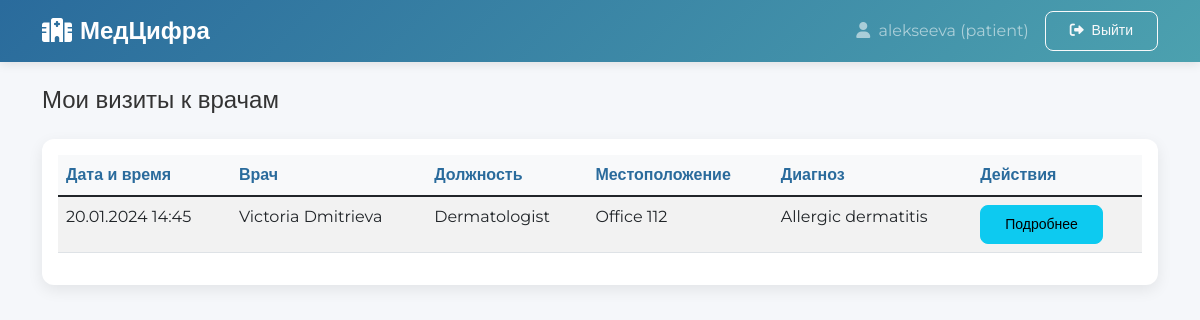
Page /patient/dashboard (signed in) on the earlier database version.
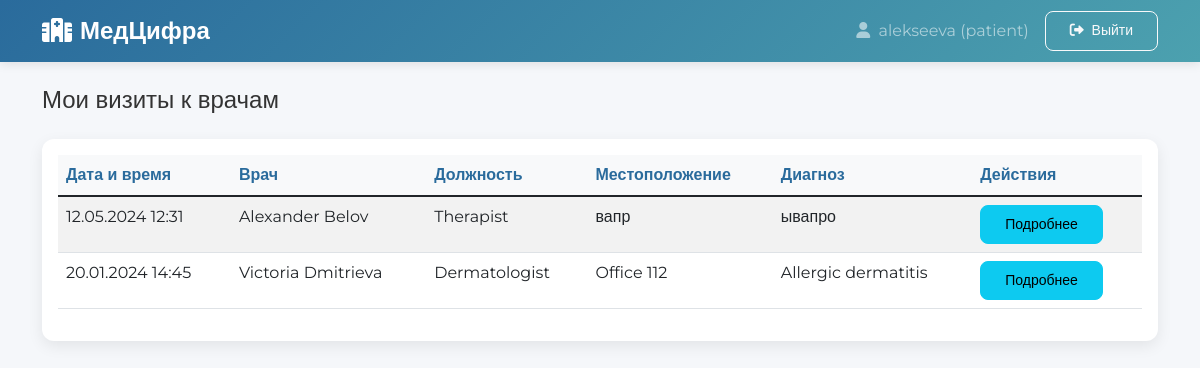
Same page on the later database version.
### models.py (models this page shows)
class Patient(db.Model):
    __tablename__ = "patients"
    id = db.Column(db.Integer, primary_key=True)
    first_name = db.Column(db.String(50), nullable=False)
    last_name = db.Column(db.String(50), nullable=False)
    gender = db.Column(db.Enum("M", "F"), nullable=False)
    date_of_birth = db.Column(db.Date, nullable=False)
    address = db.Column(db.Text)
    login = db.Column(db.String(50), unique=True, nullable=False)
    password_hash = db.Column(db.String(255), nullable=False)
    created_at = db.Column(db.DateTime, default=datetime.utcnow)

class Visit(db.Model):
    __tablename__ = "visits"
    id = db.Column(db.Integer, primary_key=True)
    patient_id = db.Column(
        db.Integer, db.ForeignKey("patients.id", ondelete="CASCADE"), nullable=False
    )
    doctor_id = db.Column(
        db.Integer, db.ForeignKey("doctors.id", ondelete="CASCADE"), nullable=False
    )
    date = db.Column(db.DateTime, nullable=False)
    location = db.Column(db.String(100))
    symptoms = db.Column(db.Text)
    diagnosis = db.Column(db.Text)
    prescriptions = db.Column(db.Text)
    created_at = db.Column(db.DateTime, default=datetime.utcnow)
    patient = db.relationship("Patient", backref="visits", lazy=True)
    doctor = db.relationship("Doctor", backref="visits", lazy=True)

class Doctor(db.Model):
    __tablename__ = "doctors"
    id = db.Column(db.Integer, primary_key=True)
    first_name = db.Column(db.String(50), nullable=False)
    last_name = db.Column(db.String(50), nullable=False)
    position = db.Column(db.String(100), nullable=False)
    login = db.Column(db.String(50), unique=True, nullable=False)
    password_hash = db.Column(db.String(255), nullable=False)
    created_at = db.Column(db.DateTime, default=datetime.utcnow)

### app.py (the view)
@app.route("/patient/dashboard")
@login_required
def patient_dashboard():
    if current_user.role != "patient":
        flash("Доступ запрещен", "error")
        return redirect(url_for("index"))
    try:
        visits = (
            db.session.query(
                Visit.id,
                Visit.date,
                Visit.location,
                Visit.diagnosis,
                Doctor.first_name.label("doctor_first_name"),
                Doctor.last_name.label("doctor_last_name"),
                Doctor.position,
            )
            .join(Doctor, Visit.doctor_id == Doctor.id)
            .filter(Visit.patient_id == current_user.id)
            .order_by(Visit.date.desc())
            .all()
        )
        return render_template("patient/dashboard.html", visits=visits)
    except Exception as e:
        flash(f"Ошибка: {str(e)}", "error")
        return render_template("patient/dashboard.html", visits=[])

### app.py (called while the page is built)
@login_manager.user_loader
def load_user(user_id):
    return User.get(user_id)

### models.py (called while the page is built)
    @staticmethod
    def get(user_id):
        try:
            if "_" not in user_id:
                return None
            role, id_str = user_id.split("_", 1)
            user_id_int = int(id_str)
            model = {"admin": Admin, "doctor": Doctor, "patient": Patient}.get(role)
            if model:
                obj = model.query.get(user_id_int)
                if obj:
                    return User(obj.id, getattr(obj, "login", None), role)
            return None
        except Exception as e:
            print(f"Error loading user: {e}")
            return None

### templates/patient/dashboard.html (shortened to what this page needs)
{% extends "base.html" %}
{% block content %}
<div class="row">
    <div class="col-md-12">
        <h4 class="mb-4">Мои визиты к врачам</h4>
        {% if visits %}
        <div class="card">
            <div class="card-body">
                <div class="table-responsive">
                    <table class="table table-striped">
                        <thead>
                            <tr>
                                <th>Дата и время</th>
                                <th>Врач</th>
                                <th>Должность</th>
                                <th>Местоположение</th>
                                <th>Диагноз</th>
                                <th>Действия</th>
                            </tr>
                        </thead>
                        <tbody>
                            {% for visit in visits %}
                            <tr>
                                <td>{{ visit.date.strftime('%d.%m.%Y %H:%M') }}</td>
                                <td>{{ visit.doctor_first_name }} {{ visit.doctor_last_name }}</td>
                                <td>{{ visit.position }}</td>
                                <td>{{ visit.location }}</td>
                                <td>{{ visit.diagnosis[:50] }}{% if visit.diagnosis|length > 50 %}...{% endif %}</td>
                                <td>
                                    <button class="btn btn-sm btn-info" onclick="showVisitDetails('{{ visit.id }}')">
                                        Подробнее
                                    </button>
                                </td>
                            </tr>
                            {% endfor %}
                        </tbody>
                    </table>
                </div>
            </div>
        </div>
        {% else %}
        <div class="alert alert-info">
            <h5>У вас пока нет записей о визитах</h5>
            <p>Обратитесь к администратору для записи на прием к врачу.</p>
        </div>
        {% endif %}
    </div>
</div>
{% endblock %}

### templates/base.html (shortened to what this page needs)
<!DOCTYPE html>
<html lang="ru">
<head>
    <link href="https://cdn.jsdelivr.net/npm/bootstrap@5.1.3/dist/css/bootstrap.min.css" rel="stylesheet">
    <link rel="stylesheet" href="https://cdnjs.cloudflare.com/ajax/libs/font-awesome/6.0.0/css/all.min.css">
    <link href="{{ url_for('static', filename='css/style.css') }}" rel="stylesheet">
</head>
<body>
    <nav class="navbar navbar-expand-lg navbar-dark">
        <div class="container">
            <a class="navbar-brand" href="{{ url_for('index') }}">
                <i class="fas fa-hospital me-2"></i>МедЦифра
            </a>
            <div class="navbar-nav ms-auto">
                {% if current_user.is_authenticated %}
                <span class="navbar-text me-3">
                    <i class="fas fa-user me-1"></i> {{ current_user.login }} ({{ current_user.role }})
                </span>
                <a class="btn btn-outline-light btn-sm" href="{{ url_for('logout') }}">
                    <i class="fas fa-sign-out-alt me-1"></i> Выйти
                </a>
                {% endif %}
            </div>
        </div>
    </nav>
    <div class="container mt-4">
        {% block content %}{% endblock %}
    </div>
</body>
</html>

### static/css/style.css (style rules this page uses)
.card { margin-bottom: 20px; box-shadow: 0 0.125rem 0.25rem rgba(0, 0, 0, 0.075); }
.table th { font-weight: 600; background-color: #f8f9fa; }
.btn-sm { padding: 0.25rem 0.5rem; font-size: 0.875rem; }

### templates/base.html (style rules this page uses)
:root { --primary: #2a6b9c; --secondary: #4ca1af; --accent: #36b3a8; --light: #f8f9fa; --dark: #343a40; }
body { font-family: 'Montserrat', sans-serif; background-color: #f5f7fa; color: #333; }
.navbar { box-shadow: 0 2px 10px rgba(0,0,0,0.1); background: linear-gradient(135deg, var(--primary) 0%, var(--secondary) 100%) !important; }
.navbar-brand { font-weight: 700; font-size: 1.5rem; }
.card { border: none; border-radius: 12px; box-shadow: 0 5px 15px rgba(0,0,0,0.08); transition: transform 0.3s ease, box-shadow 0.3s ease; }
.btn { border-radius: 8px; font-weight: 500; padding: 0.5rem 1.5rem; transition: all 0.3s ease; }
.table th { border-top: none; font-weight: 600; color: var(--primary); }

Differences in the rows shown:
added Visit: date "12.05.2024 12:31", doctor_first_name "Alexander", doctor_last_name "Belov", position "Therapist", location "вапр", diagnosis "ывапро"
